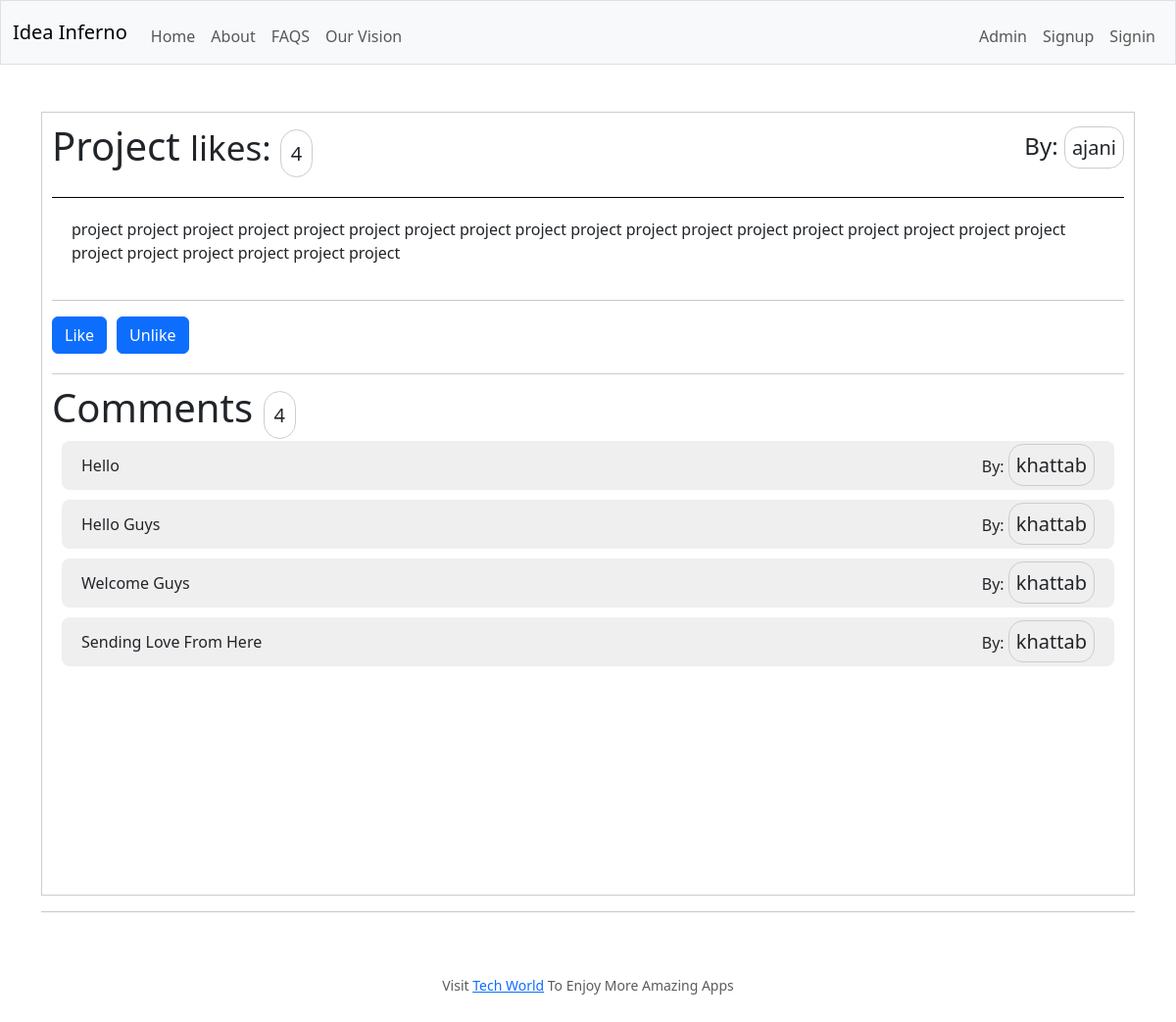
/post/1, run on the app's committed database.
### tables this page shows
CREATE TABLE posts (
    id INTEGER PRIMARY KEY,
    user_id INTEGER NOT NULL,
    author TEXT NOT NULL,
    title TEXT NOT NULL,
    body TEXT NOT NULL,
    category TEXT NOT NULL,
    file_path TEXT,
    likes INTEGER DEFAULT 0,
    posted_at DATETIME DEFAULT CURRENT_TIMESTAMP,
    is_anonymous BOOLEAN DEFAULT 0
);

CREATE TABLE comments (
    id INTEGER PRIMARY KEY,
    post_id INTEGER NOT NULL,
    user_id INTEGER NOT NULL,
    user_name TEXT NOT NULL,
    parent_comment_id INTEGER,
    content TEXT NOT NULL,
    likes INTEGER DEFAULT 0,
    posted_at DATETIME DEFAULT CURRENT_TIMESTAMP,
    is_anonymous BOOLEAN DEFAULT 0
);

### app.py (the view)
@app.route("/post/<string:id>")
def post(id):
    post = db.execute("SELECT * FROM posts WHERE id = ?", id)[0]
    comments = db.execute("SELECT * FROM comments WHERE post_id = ?", id)
    no_of_comments = db.execute('SELECT COUNT(*) FROM comments WHERE post_id = ?', id)[0]['COUNT(*)']
    return render_template('post.html', post=post, comments=comments, no_of_comments=no_of_comments)

### templates/post.html (shortened to what this page needs)
{% extends 'layout.html' %}
{% block main %}
<div class="page home">
    <div class="post-head">
        <h1 class="display-6">{{post.title}} <small>likes: <span class="like">{{post.likes}}</span></small></h1>
        <h4>By:
            {% if post.author == session.username %}
            <span class="author">You</span>
            {% elif post['is_anonymous'] == 1 %}
            <span class="author">anonymous user</span>
            {% else %}
            <span class="author">{{post.author}}</span>
            {% endif %}
        </h4>
    </div>
    <div>
        <div class="post-body">
            {{post.body | safe}}
        </div>
        <hr>
        {% if session.username != post.author %}
        <div class="radio">
            <form action="{{url_for('like_post', id=post.id)}}" method="post">
                <input type="submit" value="Like" class="btn btn-primary">
            </form>
            <form action="{{url_for('unlike_post', id=post.id)}}" method="post">
                <input type="submit" value="Unlike" class="btn btn-primary">
            </form>
        </div>
        {% endif %}
        <div class="comments-section">
            <h2 class="display-6">Comments <span class="like">{{no_of_comments}}</span></h2>
            <div id="comments-container">
                {% for comment in comments %}
                    <div class="comment">
                        <p>{{comment.content}}</p>
                        {% if comment.user_name == session.username %}
                        <p>By: <span class="author">You</span></p>
                        {% else %}
                        <p>By: <span class="author">{{comment.user_name}}</span></p>
                        {% endif %}
                    </div>
                {% else %}
                <p>No Comments Yet</p>
                {% endfor %}
            </div>
        </div>
    </div>
</div>
<hr>
{% endblock %}

### templates/layout.html (shortened to what this page needs)
<!DOCTYPE html>
<html lang="en">
<head>
    <link href="https://cdn.jsdelivr.net/npm/bootstrap@5.3.3/dist/css/bootstrap.min.css" rel="stylesheet"
>
    <link href="/static/style.css" rel="stylesheet">
</head>
<body>
    <nav class="bg-light border navbar sticky navbar-expand-md navbar-light">
        <div class="container-fluid">
            <a class="navbar-brand" href="/"><span class="green">Idea</span> <span class="red">Inferno</span></a>
            <div class="collapse navbar-collapse" id="navbar">
                {% if session["username"] %}
                <ul class="navbar-nav me-auto mt-2">
                    <li class="nav-item"><a class="nav-link" href="{{url_for('home')}}">Home</a></li>
                    <li class="nav-item"><a class="nav-link" href="{{url_for('about')}}">About</a></li>
                    <li class="nav-item"><a class="nav-link" href="{{url_for('vision')}}">Vision</a></li>
                </ul>
                <ul class="navbar-nav ms-auto mt-2">
                    <li class="nav-item"><a class="nav-link" href="#">Profile</a></li>
                    <li class="nav-item"><a class="nav-link" href="/logout">Log Out</a></li>
                </ul>
                {% else %}
                <ul class="navbar-nav me-auto mt-2">
                    <li class="nav-item"><a class="nav-link" href="/">Home</a></li>
                    <li class="nav-item"><a class="nav-link" href="{{url_for('about')}}">About</a></li>
                    <li class="nav-item"><a class="nav-link" href="#">FAQS</a></li>
                    <li class="nav-item"><a class="nav-link" href="{{url_for('vision')}}">Our Vision</a></li>
                </ul>
                <ul class="navbar-nav ms-auto mt-2">
                    <li class="nav-item"><a class="nav-link" href="/loginadmin">Admin</a></li>
                    <li class="nav-item"><a class="nav-link" href="/register">Signup</a></li>
                    <li class="nav-item"><a class="nav-link" href="/login">Signin</a></li>
                </ul>
                {% endif %}
            </div>
        </div>
    </nav>
    <main class="container py-5">
        {% block main %}{% endblock %}
    </main>
    <footer class="mb-5">
        <p class="mb-3 small text-center text-muted">
            Visit <a href="https://tech_word.com/">Tech World</a> To Enjoy More Amazing Apps
        </p>
    </footer>
</body>
</html>

### static/style.css (style rules this page uses)
body { overflow-y: scroll; }
.radio { align-items: center; display: flex; gap: 10px; list-style-type: none; list-style: none; text-decoration: none; margin: 0; padding: 0; height: 100%; margin-bottom: 20px; }
.page { padding: 10px; border: 1px solid #ccc; }
.home { height: 100vh; position: relative; overflow-y: scroll; }
.post-head { display: flex; justify-content: space-between; align-items: center; top: 0; }
.author { font-size: 20px; border: 1px solid #ccc; padding: 7px; border-radius: 15px; }
.like { font-size: 20px; padding: 10px; border-radius: 100px; border: 1px solid #ccc; }
.post-body { margin-top: 20px; border-top: 1px solid #000; padding: 20px; }
.comments-section { margin-top: 20px; border-top: 1px solid #ccc; padding-top: 10px; }
.comment { margin: 10px; height: 50px; padding: 20px; background: #f0efef; border-radius: 8px; display: flex; align-items: center; justify-content: space-between; }
.comment p { margin-top: 20px; margin-bottom: 20px; }

### data on the page
posts: title "Project", likes "4", author "ajani", body "project project project project project project project project project project project project project project project project project project project project project project project project"
comments: content "Hello", user_name "khattab"
comments: content "Hello Guys", user_name "khattab"
comments: content "Welcome Guys", user_name "khattab"
comments: content "Sending Love From Here", user_name "khattab"

### other printed values
{{ no_of_comments }} "4"
